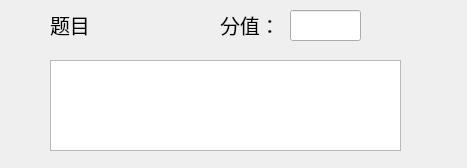
<?xml version="1.0" encoding="UTF-8"?>
<ui version="4.0">
 <class>Form</class>
 <widget class="QWidget" name="Form">
  <property name="geometry">
   <rect>
    <x>0</x>
    <y>0</y>
    <width>467</width>
    <height>168</height>
   </rect>
  </property>
  <property name="windowTitle">
   <string>Form</string>
  </property>
  <widget class="QLabel" name="label">
   <property name="geometry">
    <rect>
     <x>50</x>
     <y>9</y>
     <width>91</width>
     <height>31</height>
    </rect>
   </property>
   <property name="font">
    <font>
     <family>Segoe UI Black</family>
     <pointsize>15</pointsize>
    </font>
   </property>
   <property name="text">
    <string>题目</string>
   </property>
  </widget>
  <widget class="QLabel" name="label_2">
   <property name="geometry">
    <rect>
     <x>220</x>
     <y>9</y>
     <width>71</width>
     <height>31</height>
    </rect>
   </property>
   <property name="font">
    <font>
     <family>Segoe UI Black</family>
     <pointsize>15</pointsize>
    </font>
   </property>
   <property name="text">
    <string>分值：</string>
   </property>
  </widget>
  <widget class="QLineEdit" name="lineEdit">
   <property name="geometry">
    <rect>
     <x>290</x>
     <y>10</y>
     <width>71</width>
     <height>31</height>
    </rect>
   </property>
  </widget>
  <widget class="QTextBrowser" name="textBrowser">
   <property name="geometry">
    <rect>
     <x>50</x>
     <y>60</y>
     <width>351</width>
     <height>91</height>
    </rect>
   </property>
  </widget>
 </widget>
 <resources/>
 <connections/>
</ui>
